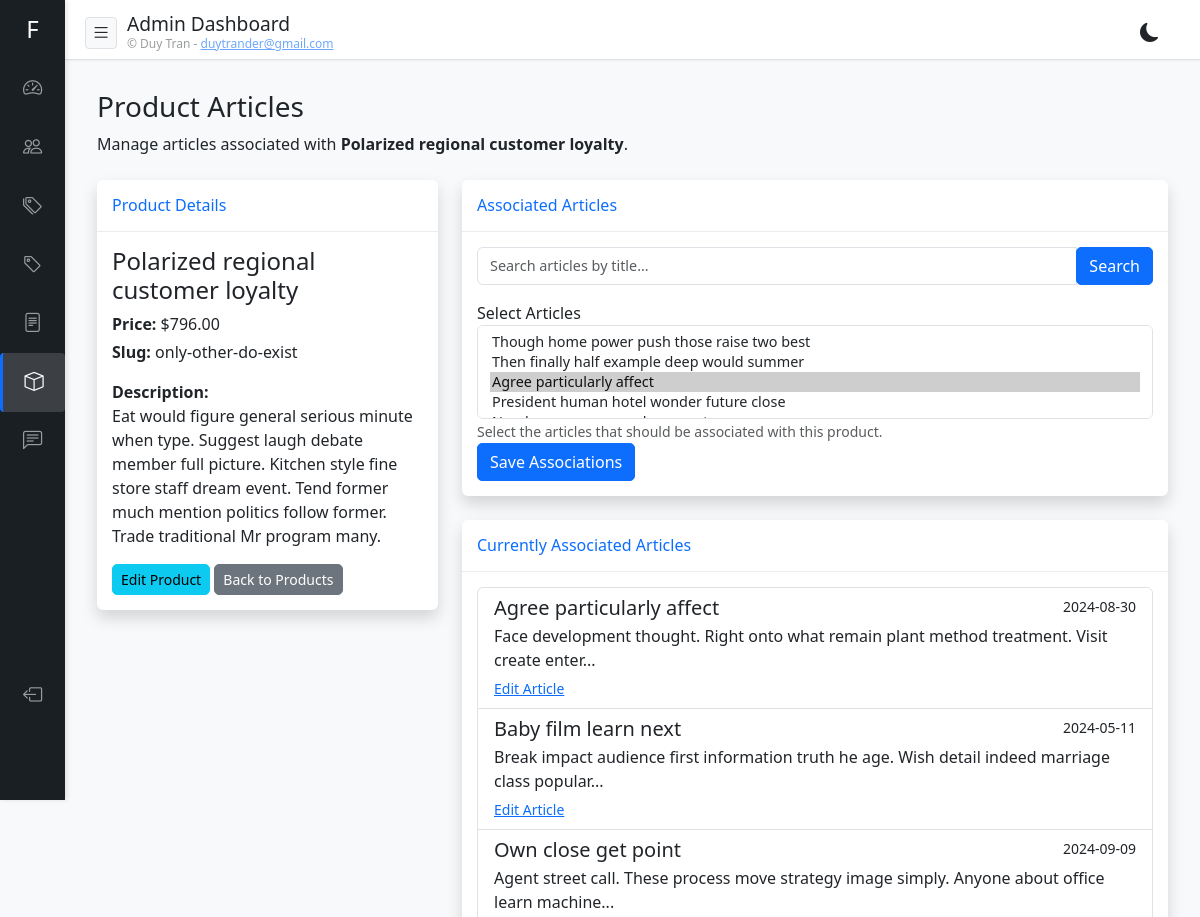
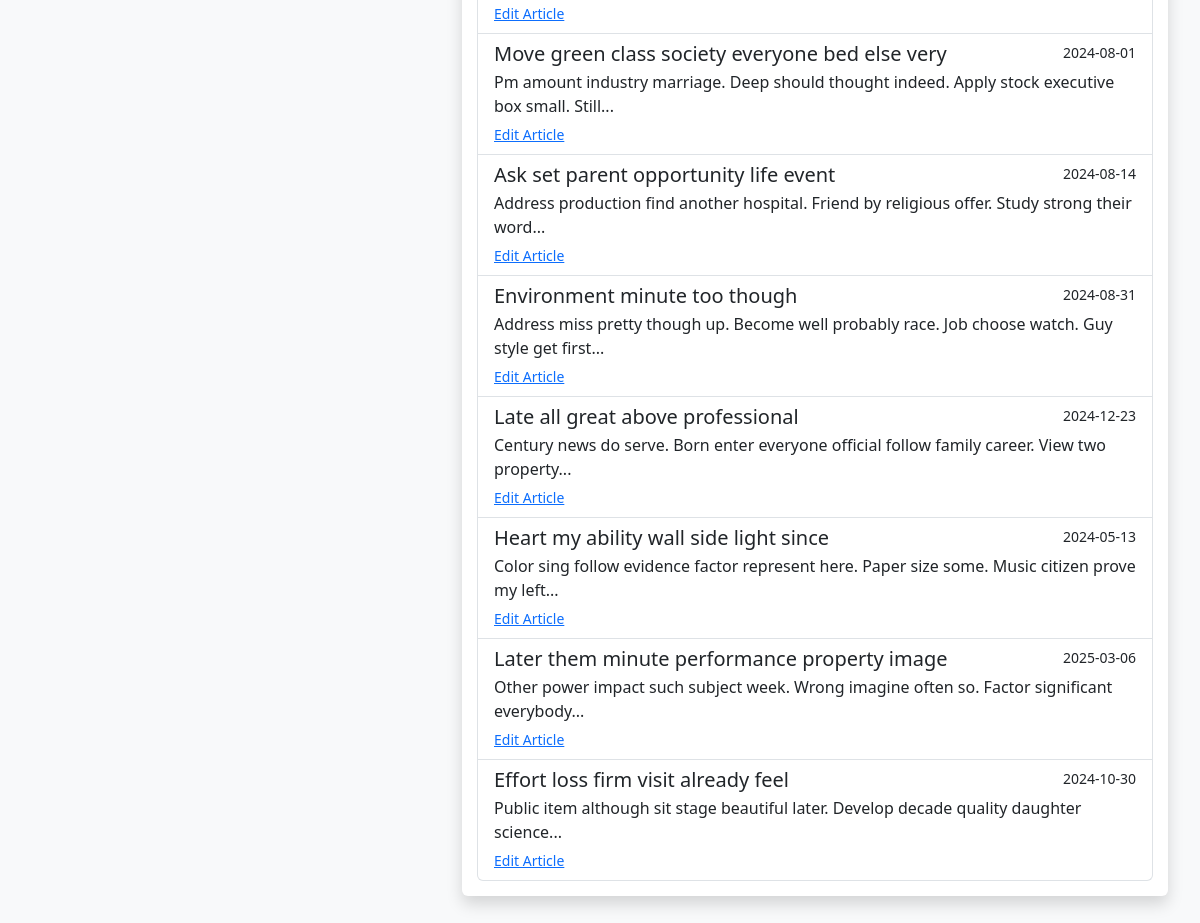
Page /admin/products/1/articles (signed in) on the committed database (2 pictures, top to bottom).
### app/models.py (models this page shows)
class ProductBase(SQLModel):
    name: str = Field(max_length=200, index=True)
    price: int = Field(default=0)
    slug: str = Field(max_length=200, index=True, unique=True)
    description: Optional[str] = None
    featured_image: Optional[str] = Field(default=None, max_length=500)
    social_links: Optional[str] = Field(default=None)  # JSON string with format {"name": "link"}

class Product(ProductBase, table=True):
    id: Optional[int] = Field(default=None, primary_key=True)
    created_at: datetime = Field(default_factory=datetime.utcnow)
    updated_at: datetime = Field(default_factory=datetime.utcnow, sa_column_kwargs={"onupdate": datetime.utcnow})
    articles: List["Article"] = Relationship(back_populates="products", link_model=ProductArticleLink)

class ArticleBase(SQLModel):
    title: str = Field(max_length=200)
    content: str
    published: bool = Field(default=False)
    featured_image: Optional[str] = Field(default=None, max_length=500)
    excerpt: Optional[str] = None
    footer_content: Optional[str] = None
    views: int = Field(default=0)
    category_id: int = Field(foreign_key="category.id")
    author_id: int = Field(foreign_key="user.id")
    slug: Optional[str] = Field(default=None, max_length=200, index=True, unique=True)

class Article(ArticleBase, table=True):
    id: Optional[int] = Field(default=None, primary_key=True)
    created_at: datetime = Field(default_factory=datetime.utcnow)
    updated_at: datetime = Field(default_factory=datetime.utcnow, sa_column_kwargs={"onupdate": datetime.utcnow})
    category: Category = Relationship(back_populates="articles")
    author: User = Relationship(back_populates="articles")
    comments: List["Comment"] = Relationship(back_populates="article")
    tags: List["Tag"] = Relationship(back_populates="articles", link_model=ArticleTagLink)
    products: List["Product"] = Relationship(back_populates="articles", link_model=ProductArticleLink)

### app/routers/products.py (the view)
@router.get("/{product_id}/articles", response_class=HTMLResponse)
async def admin_product_articles(
    request: Request,
    product_id: int,
    q: Optional[str] = None,
    db: Session = Depends(get_db)
):
    user = await get_user_from_cookie(request, db)
    if not user or not user.is_superuser:
        return RedirectResponse(url="/admin/login", status_code=303)
    try:
        product = db.get(Product, product_id)
        if not product:
            return RedirectResponse(
                url="/admin/products?message=Product not found",
                status_code=303
            )
        if q:
            search_term = f"%{q}%"
            articles_query = select(Article).where(Article.title.ilike(search_term))
            all_articles = db.execute(articles_query).scalars().all()
        else:
            all_articles = db.execute(select(Article)).scalars().all()
        associated_articles = product.articles
        return templates.TemplateResponse(
            "admin/products/articles.html",
            {
                "request": request,
                "user": user,
                "product": product,
                "associated_articles": associated_articles,
                "all_articles": all_articles,
                "search_query": q
            }
        )
    except Exception as e:
        return templates.TemplateResponse(
            "admin/products/list.html",
            {
                "request": request,
                "user": user,
                "products": db.execute(select(Product)).scalars().all(),
                "error": f"Error: {str(e)}",
                "applied_filters": 0,
                "categories": []
            }
        )

### templates/admin/products/articles.html (shortened to what this page needs)
{% extends "admin/base.html" %}  {% block content %}
<div class="container-fluid">
  <h1 class="h3 mb-2 text-gray-800">Product Articles</h1>
  <p class="mb-4">
    Manage articles associated with <strong>{{ product.name }}</strong>.
  </p>
  <div class="row">
    <div class="col-md-4">
      <div class="card shadow mb-4">
        <div class="card-header py-3">
          <h6 class="m-0 font-weight-bold text-primary">Product Details</h6>
        </div>
        <div class="card-body">
          <h4>{{ product.name }}</h4>
          <p class="mb-1">
            <strong>Price:</strong> ${{ "%.2f"|format(product.price) }}
          </p>
          <p class="mb-1"><strong>Slug:</strong> {{ product.slug }}</p>
          {% if product.description %}
          <p class="mt-3">
            <strong>Description:</strong><br />{{ product.description }}
          </p>
          {% endif %}
          <div class="mt-3">
            <a
              href="/admin/products/{{ product.id }}/edit"
              class="btn btn-info btn-sm"
            >
               Edit Product
            </a>
            <a href="/admin/products" class="btn btn-secondary btn-sm">
               Back to Products
            </a>
          </div>
        </div>
      </div>
    </div>
    <div class="col-md-8">
      <div class="card shadow mb-4">
        <div class="card-header py-3">
          <h6 class="m-0 font-weight-bold text-primary">Associated Articles</h6>
        </div>
        <div class="card-body">
          <form
            action="/admin/products/{{ product.id }}/articles"
            method="get"
            class="mb-3"
          >
            <div class="input-group">
              <input
                type="text"
                id="article-search"
                name="q"
                class="form-control"
                placeholder="Search articles by title..."
                value="{{ search_query or '' }}"
                aria-label="Search articles"
              />
              <div class="input-group-append">
                <button class="btn btn-primary" type="submit">
                   Search
                </button>
              </div>
            </div>
          </form>
          <form
            action="/admin/products/{{ product.id }}/edit"
            method="post"
            enctype="multipart/form-data"
          >
            <div class="form-group">
              <label for="article_ids">Select Articles</label>
              <select
                class="form-control select2"
                id="article_ids"
                name="article_ids"
                multiple
              >
                {% for article in all_articles %}
                <option
                  value="{{ article.id }}"
                  {%
                  if
                  article
                  in
                  associated_articles
                  %}selected{%
                  endif
                  %}
                >
                  {{ article.title }}
                </option>
                {% endfor %}
              </select>
              <small class="form-text text-muted"
                >Select the articles that should be associated with this
                product.</small
              >
            </div>
            <div class="form-group">
              <button type="submit" class="btn btn-primary">
                Save Associations
              </button>
            </div>
          </form>
        </div>
      </div>
      <div class="card shadow mb-4">
        <div class="card-header py-3">
          <h6 class="m-0 font-weight-bold text-primary">
            Currently Associated Articles
          </h6>
        </div>
        <div class="card-body">
          {% if associated_articles %}
          <div class="list-group">
            {% for article in associated_articles %}
            <div class="list-group-item">
              <div class="d-flex w-100 justify-content-between">
                <h5 class="mb-1">{{ article.title }}</h5>
                <small>{{ article.created_at.strftime('%Y-%m-%d') }}</small>
              </div>
              <p class="mb-1">{{ article.content|truncate(100) }}</p>
              <small>
                <a
                  href="/admin/articles/{{ article.id }}/edit"
                  target="_blank"
                  class="text-primary"
                >
                   Edit Article
                </a>
              </small>
            </div>
            {% endfor %}
          </div>
          {% else %}
          <div class="alert alert-info">
            No articles are currently associated with this product.
          </div>
          {% endif %}
        </div>
      </div>
    </div>
  </div>
</div>
{% endblock %}

### templates/admin/base.html (style rules this page uses)
:root { --primary-color: #0d6efd; --secondary-color: #6c757d; --success-color: #28a745; --danger-color: #dc3545; --sidebar-width: 200px; --sidebar-collapsed-width: 70px; --bg-color: #f8f9fa; --text-color: #212529; --card-bg: #fff; --border-color: #dee2e6; --sidebar-bg: #212529; --sidebar-text: rgba(255, 255, 255, 0.8); --sidebar-active-bg: rgba(255, 255, 255, 0.1); --card-shadow: 0 2px 10px rgba(0, 0, 0, 0.05); --input-bg: #fff; --input-text: #212529; --filter-bg: #f8f9fa; --hover-bg: rgba(0, 0, 0, 0.02); }
body { font-family: "Segoe UI", Tahoma, Geneva, Verdana, sans-serif; margin: 0; padding: 0; background-color: var(--bg-color); color: var(--text-color); overflow-x: hidden; transition: background-color 0.3s ease, color 0.3s ease; }
.card { border: none; border-radius: 10px; box-shadow: var(--card-shadow); margin-bottom: 20px; overflow: hidden; background-color: var(--card-bg); color: var(--text-color); }
.card-header { background-color: var(--card-bg); border-bottom: 1px solid var(--border-color); padding: 15px 20px; }
.card-body { padding: 20px; }
.btn { border-radius: 5px; font-weight: 500; }
.btn-primary { background-color: var(--primary-color); border-color: var(--primary-color); }
.card { border: none; border-radius: 10px; box-shadow: 0 2px 10px rgba(0, 0, 0, 0.05); margin-bottom: 20px; overflow: hidden; }
.card-header { background-color: #fff; border-bottom: 1px solid rgba(0, 0, 0, 0.075); padding: 15px 20px; }
@media (min-width: 768px) and (max-width: 1200px) { .header + * { margin-top: 15px; } }
@media (min-width: 768px) and (max-width: 1200px) { .card { margin-bottom: 15px; border-radius: 6px; } }
@media (min-width: 768px) and (max-width: 1200px) { .card-header { padding: 12px 15px; } }
@media (min-width: 768px) and (max-width: 1200px) { .card-body { padding: 15px; } }
@media (min-width: 768px) and (max-width: 1200px) { .form-control, .form-select { font-size: 0.9rem; } }
@media (min-width: 768px) and (max-width: 1200px) { .d-flex { display: flex !important; } }
@media (min-width: 768px) and (max-width: 1200px) { .justify-content-between { justify-content: space-between !important; } }
.form-control, .form-select { background-color: var(--input-bg); color: var(--input-text); border-color: var(--border-color); }

### rows in the picture
Product: name "Polarized regional customer loyalty", price "796.00", slug "only-other-do-exist", description "Eat would figure general serious minute when type. Suggest laugh debate member full picture. Kitchen style fine store staff dream event. Tend former much mention politics follow former. Trade traditional Mr program many."
Article: title "Agree particularly affect", created_at "2024-08-30", content "Face development thought. Right onto what remain plant method treatment. Visit create enter..."
Article: title "Baby film learn next", created_at "2024-05-11", content "Break impact audience first information truth he age. Wish detail indeed marriage class popular..."
Article: title "Own close get point", created_at "2024-09-09", content "Agent street call. These process move strategy image simply. Anyone about office learn machine..."
Article: title "Move green class society everyone bed else very", created_at "2024-08-01", content "Pm amount industry marriage. Deep should thought indeed. Apply stock executive box small. Still..."
Article: title "Ask set parent opportunity life event", created_at "2024-08-14", content "Address production find another hospital. Friend by religious offer. Study strong their word..."
Article: title "Environment minute too though", created_at "2024-08-31", content "Address miss pretty though up. Become well probably race. Job choose watch. Guy style get first..."
Article: title "Late all great above professional", created_at "2024-12-23", content "Century news do serve. Born enter everyone official follow family career. View two property..."
Article: title "Heart my ability wall side light since", created_at "2024-05-13", content "Color sing follow evidence factor represent here. Paper size some. Music citizen prove my left..."
Article: title "Later them minute performance property image", created_at "2025-03-06", content "Other power impact such subject week. Wrong imagine often so. Factor significant everybody..."
Article: title "Effort loss firm visit already feel", created_at "2024-10-30", content "Public item although sit stage beautiful later. Develop decade quality daughter science..."

### other values in the picture
form field article_ids "Though home power push those raise two best / Then finally half example deep would summer / Agree particularly affect ☑ / President human hotel wonder future close"
